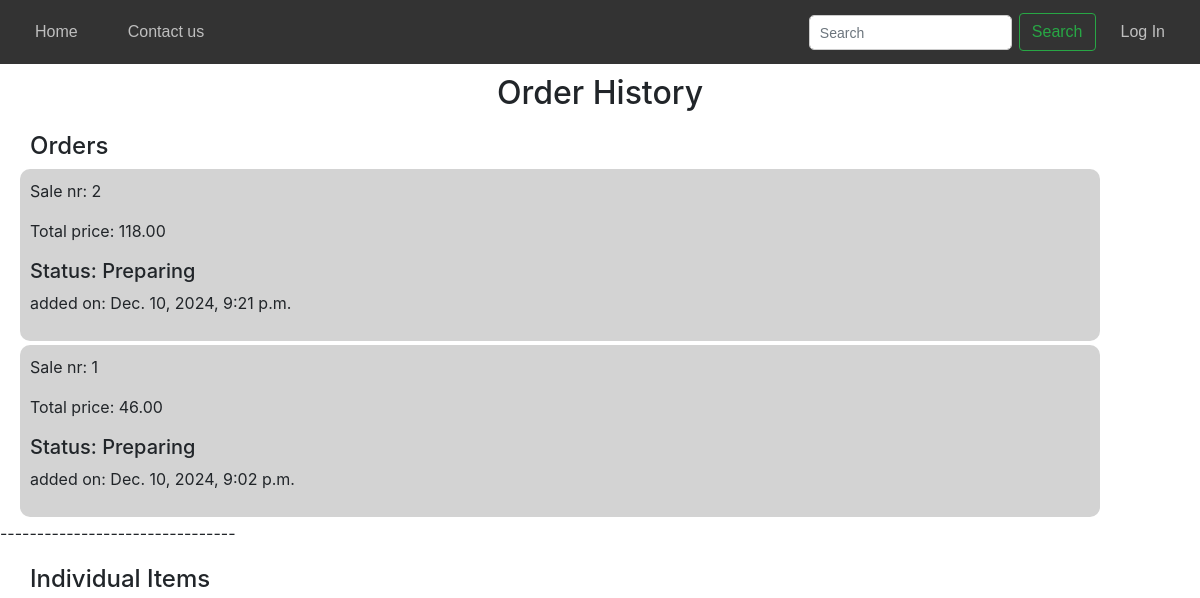
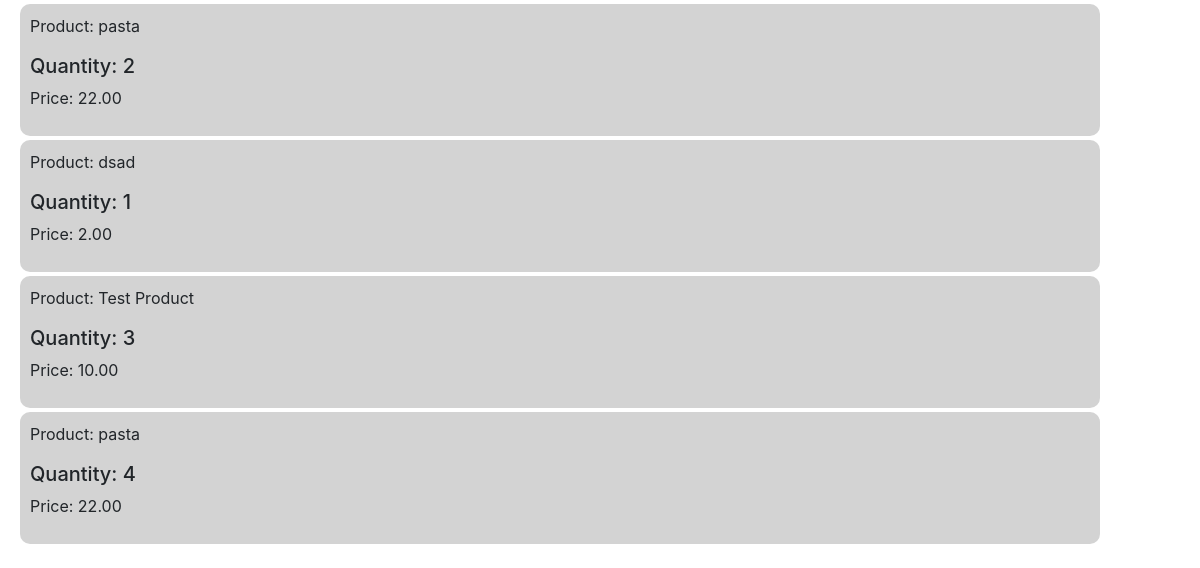
The app's page /history, older data (2 pictures, top to bottom).
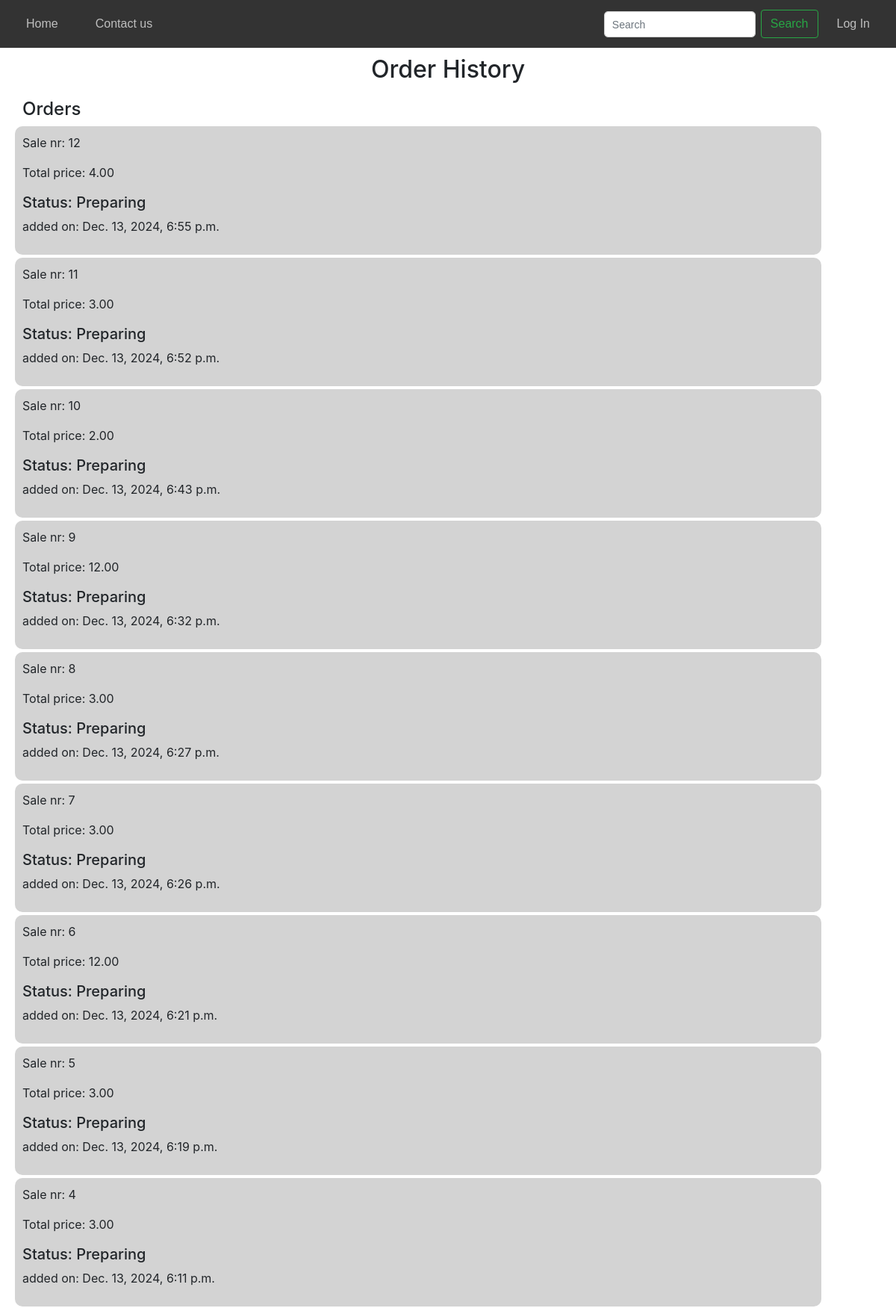
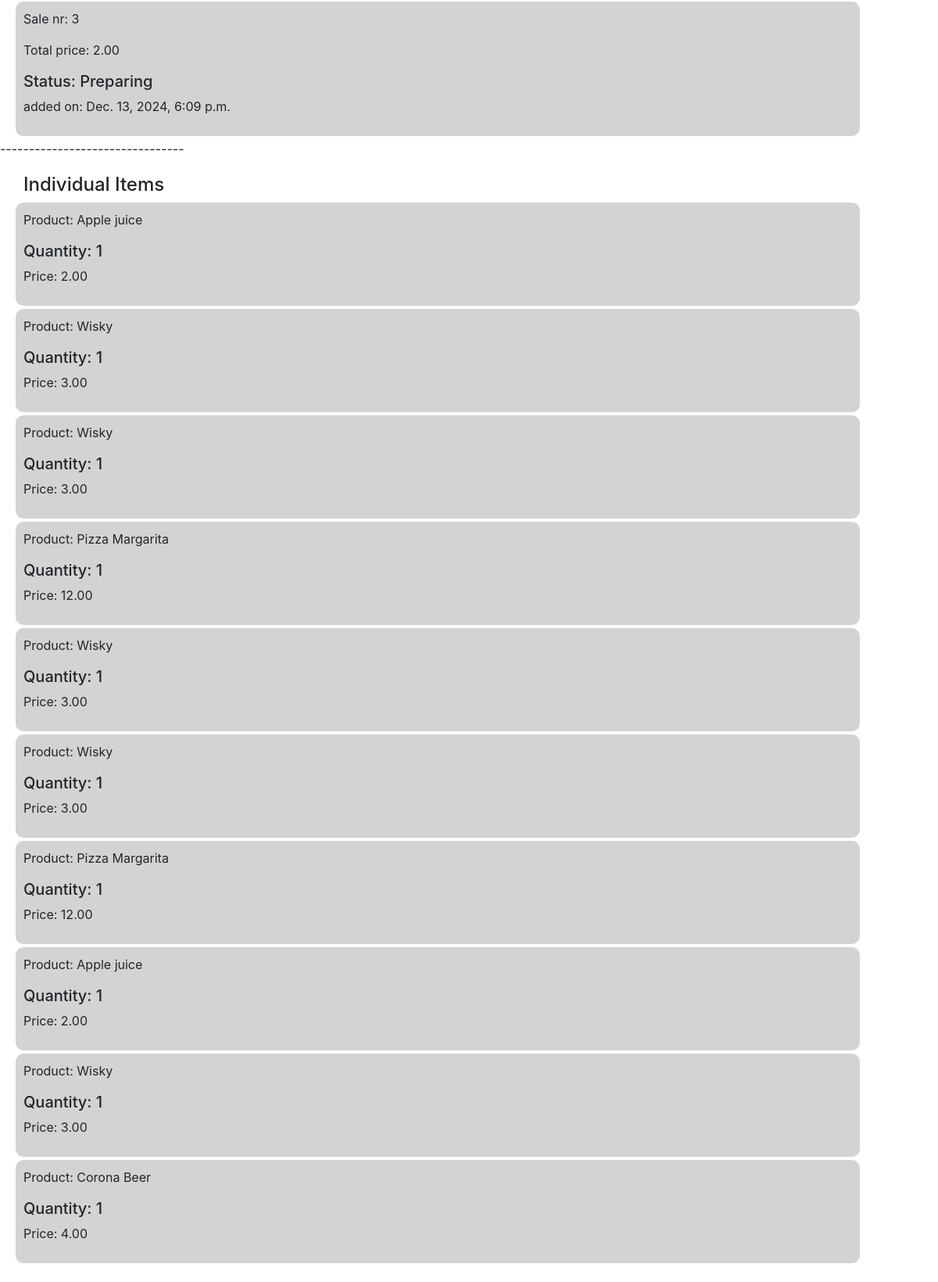
The same page, newer data (2 pictures, top to bottom).
### rest_mng/models.py (models this page shows)
class Sales(models.Model):
    user = models.ForeignKey(User, on_delete=models.CASCADE, related_name="sales")
    date = models.DateTimeField(auto_now_add=True, null=True, blank=True)
    total_price = models.DecimalField(max_digits=10, decimal_places=2)
    STATUS_CHOICES = [
        ('Preparing', 'Preparing'),
        ('Ready', 'Ready'),
        ('Collected', 'Collected'),
    ]
    status = models.CharField(max_length=9, choices=STATUS_CHOICES, default='Preparing')

class SalesItems(models.Model):
    sale = models.ForeignKey(Sales, on_delete=models.CASCADE, related_name="items")
    product = models.ForeignKey('Product', on_delete=models.PROTECT)
    quantity = models.PositiveIntegerField()
    price = models.DecimalField(max_digits=10, decimal_places=2)

class Product(models.Model):
    prod_name = models.CharField(max_length=15)
    prod_desc = models.CharField(max_length=255)
    price = models.DecimalField(max_digits=10, decimal_places=2)
    category = models.CharField(max_length=50, choices=[('Soft Drink', 'Soft Drink'), ('Alcohol Drink', 'Alcohol Drink'), ('Food', 'Food'),('Desert', 'Desert')], default='N/A')
    date = models.DateTimeField(auto_now_add=True)
    in_stock = models.BooleanField(default=True)
    image = models.ImageField(upload_to='images/', blank=True, null=True)
    favorite = models.ManyToManyField(User, blank= True,  related_name="favorite")

### rest_mng/views.py (the view)
# urls.py: path("history", views.history, name="history"),
def history(request):
    sales = Sales.objects.order_by('-date')
    items = SalesItems.objects.all()
    return render(request, 'rest_mng/sales_history.html',{
        'sales':sales,
        'items': items
    })

### rest_mng/templates/rest_mng/sales_history.html (shortened to what this page needs)
{% extends "rest_mng/layout.html" %}
{% load static %}
{% block body %}
<h2>Order History</h2>
<h4>Orders</h4>
    {% for sale in sales %}
    <div class="product">
        <p>Sale nr: {{ sale.id }}</p>
        <p>Total price: {{sale.total_price}}</p>
        <h5>Status: {{ sale.status }}</h5>
        <p >added on: {{ sale.date }}</p>
    </div>
    {% empty %}
            <p>No Orders</p>
    {% endfor %}
    <p>--------------------------------</p>
<h4>Individual Items</h4>
    {% for item in items %}
    <div class="product">
        <p>Product: {{ item.product.prod_name }}</p>
        <h5>Quantity: {{ item.quantity }}</h5>
        <p >Price: {{ item.price }}</p>
    </div>
    {% endfor %}
{% endblock %}

Row changes from the older to the newer data that the page shows:
removed Sales: id "2", total_price "118.00", status "Preparing", date "Dec. 10, 2024, 9:21 p.m."
removed Sales: id "1", total_price "46.00", status "Preparing", date "Dec. 10, 2024, 9:02 p.m."
removed SalesItems: product.prod_name "pasta", quantity "2", price "22.00"
removed SalesItems: product.prod_name "dsad", quantity "1", price "2.00"
removed SalesItems: product.prod_name "Test Product", quantity "3", price "10.00"
removed SalesItems: product.prod_name "pasta", quantity "4", price "22.00"
added Sales: id "12", total_price "4.00", status "Preparing", date "Dec. 13, 2024, 6:55 p.m."
added Sales: id "11", total_price "3.00", status "Preparing", date "Dec. 13, 2024, 6:52 p.m."
added Sales: id "10", total_price "2.00", status "Preparing", date "Dec. 13, 2024, 6:43 p.m."
added Sales: id "9", total_price "12.00", status "Preparing", date "Dec. 13, 2024, 6:32 p.m."
added Sales: id "8", total_price "3.00", status "Preparing", date "Dec. 13, 2024, 6:27 p.m."
added Sales: id "7", total_price "3.00", status "Preparing", date "Dec. 13, 2024, 6:26 p.m."
added Sales: id "6", total_price "12.00", status "Preparing", date "Dec. 13, 2024, 6:21 p.m."
added Sales: id "5", total_price "3.00", status "Preparing", date "Dec. 13, 2024, 6:19 p.m."
added Sales: id "4", total_price "3.00", status "Preparing", date "Dec. 13, 2024, 6:11 p.m."
added Sales: id "3", total_price "2.00", status "Preparing", date "Dec. 13, 2024, 6:09 p.m."
added SalesItems: product.prod_name "Apple juice", quantity "1", price "2.00"
added SalesItems: product.prod_name "Wisky", quantity "1", price "3.00"
added SalesItems: product.prod_name "Wisky", quantity "1", price "3.00"
added SalesItems: product.prod_name "Pizza Margarita", quantity "1", price "12.00"
added SalesItems: product.prod_name "Wisky", quantity "1", price "3.00"
added SalesItems: product.prod_name "Wisky", quantity "1", price "3.00"
added SalesItems: product.prod_name "Pizza Margarita", quantity "1", price "12.00"
added SalesItems: product.prod_name "Apple juice", quantity "1", price "2.00"
added SalesItems: product.prod_name "Wisky", quantity "1", price "3.00"
added SalesItems: product.prod_name "Corona Beer", quantity "1", price "4.00"
